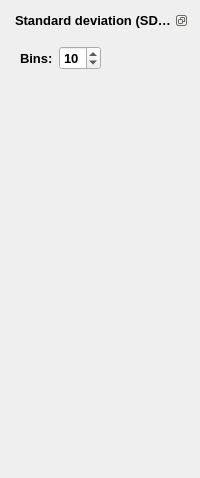
         <widget class="QWidget" name="freqViewerTab">
          <attribute name="icon">
           <iconset resource="icons.qrc">
            <normaloff>:/Icons/icons/silk/chart_bar.png</normaloff>:/Icons/icons/silk/chart_bar.png</iconset>
          </attribute>
          <attribute name="title">
           <string>Frequency viewer</string>
          </attribute>
          <layout class="QVBoxLayout" name="verticalLayout_7">
           <item>
            <widget class="QDockWidget" name="dockFreqWidget">
             <property name="font">
              <font>
               <pointsize>10</pointsize>
               <weight>75</weight>
               <bold>true</bold>
              </font>
             </property>
             <property name="features">
              <set>QDockWidget::DockWidgetFloatable|QDockWidget::DockWidgetMovable</set>
             </property>
             <property name="allowedAreas">
              <set>Qt::NoDockWidgetArea</set>
             </property>
             <property name="windowTitle">
              <string>Standard deviation (SD) frequency viewer</string>
             </property>
             <widget class="QWidget" name="dockWidgetContents_3">
              <layout class="QVBoxLayout" name="verticalLayout_5">
               <item>
                <layout class="QHBoxLayout" name="horizontalLayout_8">
                 <item>
                  <widget class="QLabel" name="label_6">
                   <property name="font">
                    <font>
                     <pointsize>10</pointsize>
                     <weight>75</weight>
                     <bold>true</bold>
                    </font>
                   </property>
                   <property name="text">
                    <string comment="Select the number of bins">Bins:</string>
                   </property>
                  </widget>
                 </item>
                 <item>
                  <widget class="QSpinBox" name="binSpinBox">
                   <property name="font">
                    <font>
                     <pointsize>10</pointsize>
                     <weight>75</weight>
                     <bold>true</bold>
                    </font>
                   </property>
                   <property name="minimum">
                    <number>2</number>
                   </property>
                   <property name="maximum">
                    <number>50</number>
                   </property>
                   <property name="singleStep">
                    <number>1</number>
                   </property>
                   <property name="value">
                    <number>10</number>
                   </property>
                  </widget>
                 </item>
                 <item>
                  <spacer name="horizontalSpacer_19">
                   <property name="orientation">
                    <enum>Qt::Horizontal</enum>
                   </property>
                   <property name="sizeHint" stdset="0">
                    <size>
                     <width>38</width>
                     <height>38</height>
                    </size>
                   </property>
                  </spacer>
                 </item>
                </layout>
               </item>
               <item>
                <widget class="QWidget" name="freqWidgetHolder" native="true">
                 <property name="sizePolicy">
                  <sizepolicy hsizetype="Preferred" vsizetype="Expanding">
                   <horstretch>0</horstretch>
                   <verstretch>0</verstretch>
                  </sizepolicy>
                 </property>
                 <property name="minimumSize">
                  <size>
                   <width>0</width>
                   <height>375</height>
                  </size>
                 </property>
                </widget>
               </item>
              </layout>
             </widget>
            </widget>
           </item>
          </layout>
         </widget>
